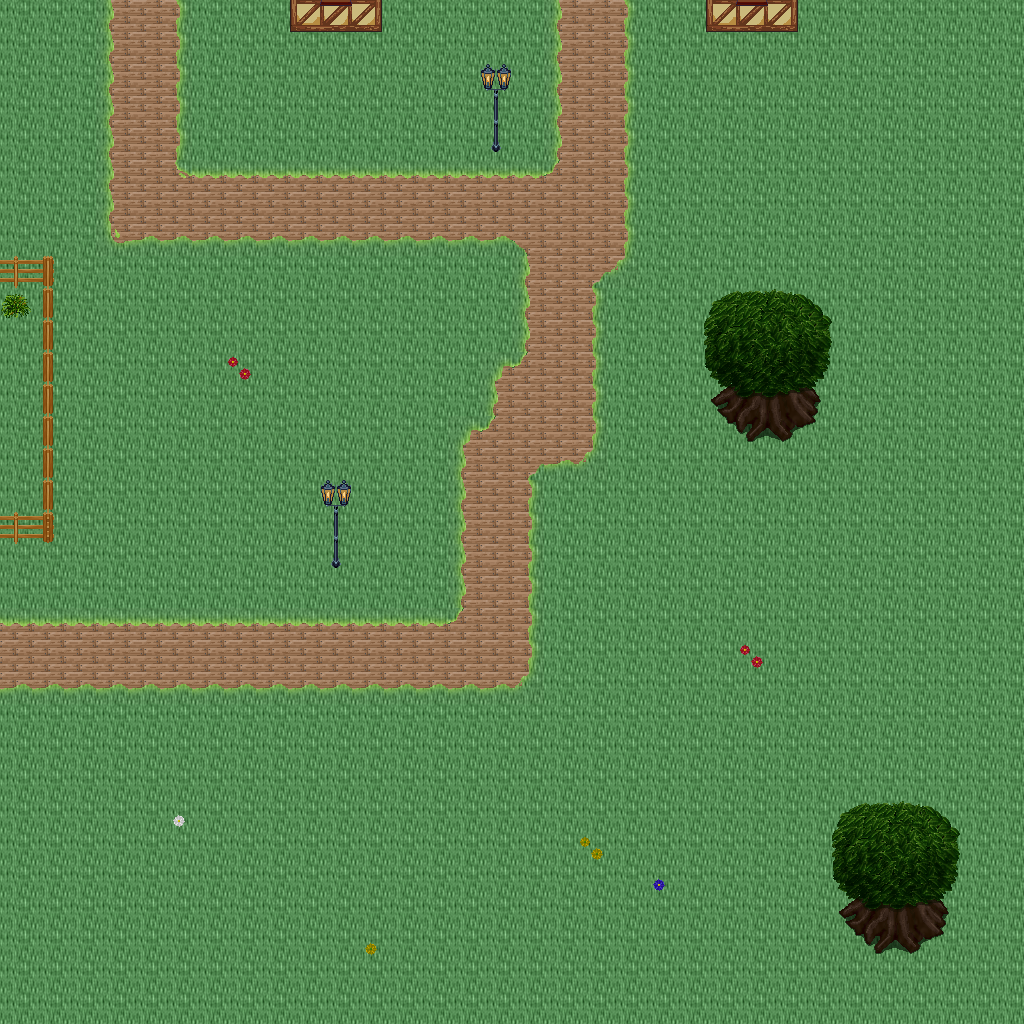

Below is a game level as drawn by its tile map, then a one-line description and the .tmx that defines it (tile-layer data replaced by summaries):
An orthogonal 32x32 tile map with 32x32 px tiles, 5 tile layers (Ground, Objects, Objects2, Above, ...), 1 hidden layer not drawn, 46 tilesets.

<map version="1.10" tiledversion="1.11.0" orientation="orthogonal" renderorder="right-down" width="32" height="32" tilewidth="32" tileheight="32" infinite="0" nextlayerid="11" nextobjectid="1">
 <tileset firstgid="1" name="logic_collision" tilewidth="32" tileheight="32" tilecount="1" columns="1">
  <image source="../drawable/logic_collision.png" width="32" height="32" />
 </tileset>
 <tileset firstgid="2" name="ground_ground" tilewidth="32" tileheight="32" tilecount="33" columns="3">
  <image source="../drawable/ground_ground.png" width="96" height="352" />
 </tileset>
 <tileset firstgid="35" name="building_castle" tilewidth="32" tileheight="32" tilecount="320" columns="20">
  <image source="../drawable/building_castle.png" width="640" height="512" />
 </tileset>
 <tileset firstgid="355" name="item_weapon_cannon" tilewidth="32" tileheight="32" tilecount="12" columns="3">
  <image source="../drawable/item_weapon_cannon.png" width="96" height="128" />
 </tileset>
 <tileset firstgid="367" name="item_pot_barrels_1" tilewidth="32" tileheight="32" tilecount="8" columns="4">
  <image source="../drawable/item_pot_barrels_1.png" width="128" height="64" />
 </tileset>
 <tileset firstgid="375" name="plant_tree_tree_darkgreen" tilewidth="32" tileheight="32" tilecount="88" columns="8">
  <image source="../drawable/plant_tree_tree_darkgreen.png" width="256" height="352" />
 </tileset>
 <tileset firstgid="463" name="building_decoration_chimney_big" tilewidth="32" tileheight="32" tilecount="2" columns="1">
  <image source="../drawable/building_decoration_chimney_big.png" width="32" height="64" />
 </tileset>
 <tileset firstgid="465" name="building_door_door" tilewidth="32" tileheight="32" tilecount="6" columns="3">
  <image source="../drawable/building_door_door.png" width="96" height="64" />
 </tileset>
 <tileset firstgid="471" name="building_door_closed" tilewidth="32" tileheight="32" tilecount="1" columns="1">
  <image source="../drawable/building_door_closed.png" width="32" height="32" />
 </tileset>
 <tileset firstgid="472" name="building_window_window_centered" tilewidth="32" tileheight="32" tilecount="1" columns="1">
  <image source="../drawable/building_window_window_centered.png" width="32" height="32" />
 </tileset>
 <tileset firstgid="473" name="plant_bush_bushes" tilewidth="32" tileheight="32" tilecount="10" columns="5">
  <image source="../drawable/plant_bush_bushes.png" width="160" height="64" />
 </tileset>
 <tileset firstgid="483" name="furniture_sink_pale_brown_stone" tilewidth="32" tileheight="32" tilecount="4" columns="2">
  <image source="../drawable/furniture_sink_pale_brown_stone.png" width="64" height="64" />
 </tileset>
 <tileset firstgid="487" name="logic_item_sheepfood" tilewidth="32" tileheight="32" tilecount="1" columns="1">
  <image source="../drawable/logic_item_sheepfood.png" width="32" height="32" />
 </tileset>
 <tileset firstgid="488" name="logic_creature_sheep" tilewidth="32" tileheight="32" tilecount="1" columns="1">
  <image source="../drawable/logic_creature_sheep.png" width="32" height="32" />
 </tileset>
 <tileset firstgid="489" name="ground_grass_edges" tilewidth="32" tileheight="32" tilecount="36" columns="12">
  <image source="../drawable/ground_grass_edges.png" width="384" height="96" />
 </tileset>
 <tileset firstgid="525" name="ground_grass_corners" tilewidth="32" tileheight="32" tilecount="24" columns="6">
  <image source="../drawable/ground_grass_corners.png" width="192" height="128" />
 </tileset>
 <tileset firstgid="549" name="building_decoration_chimney" tilewidth="32" tileheight="32" tilecount="2" columns="1">
  <image source="../drawable/building_decoration_chimney.png" width="32" height="64" />
 </tileset>
 <tileset firstgid="551" name="plant_tree_taller_trees" tilewidth="32" tileheight="32" tilecount="32" columns="8">
  <image source="../drawable/plant_tree_taller_trees.png" width="256" height="128" />
 </tileset>
 <tileset firstgid="583" name="plant_vine" tilewidth="32" tileheight="32" tilecount="3" columns="1">
  <image source="../drawable/plant_vine.png" width="32" height="96" />
 </tileset>
 <tileset firstgid="586" name="logic_item_fruits" tilewidth="32" tileheight="32" tilecount="16" columns="8">
  <image source="../drawable/logic_item_fruits.png" width="256" height="64" />
 </tileset>
 <tileset firstgid="602" name="logic_item_vegetable" tilewidth="32" tileheight="32" tilecount="16" columns="8">
  <image source="../drawable/logic_item_vegetable.png" width="256" height="64" />
 </tileset>
 <tileset firstgid="618" name="building_fence_fence_chunky" tilewidth="32" tileheight="32" tilecount="21" columns="3">
  <image source="../drawable/building_fence_fence_chunky.png" width="96" height="224" />
 </tileset>
 <tileset firstgid="639" name="furniture_light_lamp_blue" tilewidth="32" tileheight="32" tilecount="3" columns="1">
  <image source="../drawable/furniture_light_lamp_blue.png" width="32" height="96" />
 </tileset>
 <tileset firstgid="642" name="light_dim_light_7x5" tilewidth="32" tileheight="32" tilecount="35" columns="7">
  <image source="../drawable/light_dim_light_7x5.png" width="224" height="160" />
 </tileset>
 <tileset firstgid="677" name="logic_protection" tilewidth="32" tileheight="32" tilecount="2" columns="2">
  <image source="../drawable/logic_protection.png" width="64" height="32" />
 </tileset>
 <tileset firstgid="679" name="logic_item_resources" tilewidth="32" tileheight="32" tilecount="6" columns="6">
  <image source="../drawable/logic_item_resources.png" width="192" height="32" />
 </tileset>
 <tileset firstgid="685" name="logic_item_mushroom" tilewidth="32" tileheight="32" tilecount="6" columns="6">
  <image source="../drawable/logic_item_mushroom.png" width="192" height="32" />
 </tileset>
 <tileset firstgid="691" name="plant_flower_daisy_blue" tilewidth="32" tileheight="32" tilecount="8" columns="2">
  <image source="../drawable/plant_flower_daisy_blue.png" width="64" height="128" />
 </tileset>
 <tileset firstgid="699" name="plant_flower_daisy_red" tilewidth="32" tileheight="32" tilecount="8" columns="2">
  <image source="../drawable/plant_flower_daisy_red.png" width="64" height="128" />
 </tileset>
 <tileset firstgid="707" name="plant_flower_daisy_white" tilewidth="32" tileheight="32" tilecount="8" columns="2">
  <image source="../drawable/plant_flower_daisy_white.png" width="64" height="128" />
 </tileset>
 <tileset firstgid="715" name="plant_flower_daisy_yellow" tilewidth="32" tileheight="32" tilecount="8" columns="2">
  <image source="../drawable/plant_flower_daisy_yellow.png" width="64" height="128" />
 </tileset>
 <tileset firstgid="723" name="logic_creature_animal" tilewidth="32" tileheight="32" tilecount="32" columns="8">
  <image source="../drawable/logic_creature_animal.png" width="256" height="128" />
 </tileset>
 <tileset firstgid="755" name="logic_creature_rodent" tilewidth="32" tileheight="32" tilecount="8" columns="8">
  <image source="../drawable/logic_creature_rodent.png" width="256" height="32" />
 </tileset>
 <tileset firstgid="763" name="item_hen_nest" tilewidth="32" tileheight="32" tilecount="1" columns="1">
  <image source="../drawable/item_hen_nest.png" width="32" height="32" />
 </tileset>
 <tileset firstgid="764" name="logic_item_dairy" tilewidth="32" tileheight="32" tilecount="1" columns="1">
  <image source="../drawable/logic_item_dairy.png" width="32" height="32" />
 </tileset>
 <tileset firstgid="765" name="plant_flower_red_blue_clusters" tilewidth="32" tileheight="32" tilecount="4" columns="1">
  <image source="../drawable/plant_flower_red_blue_clusters.png" width="32" height="128" />
 </tileset>
 <tileset firstgid="769" name="plant_flower_pointed_yellow" tilewidth="32" tileheight="32" tilecount="2" columns="2">
  <image source="../drawable/plant_flower_pointed_yellow.png" width="64" height="32" />
 </tileset>
 <tileset firstgid="771" name="building_decoration_banner" tilewidth="32" tileheight="32" tilecount="12" columns="1">
  <image source="../drawable/building_decoration_banner.png" width="32" height="384" />
 </tileset>
 <tileset firstgid="783" name="logic_creature_fowl" tilewidth="32" tileheight="32" tilecount="6" columns="6">
  <image source="../drawable/logic_creature_fowl.png" width="192" height="32" />
 </tileset>
 <tileset firstgid="789" name="logic_portal" tilewidth="32" tileheight="32" tilecount="24" columns="8">
  <image source="../drawable/logic_portal.png" width="256" height="96" />
 </tileset>
 <tileset firstgid="813" name="building_cottage" tilewidth="32" tileheight="32" tilecount="256" columns="16">
  <image source="../drawable/building_cottage.png" width="512" height="512" />
 </tileset>
 <tileset firstgid="1069" name="building_roof_thatched_roof" tilewidth="32" tileheight="32" tilecount="256" columns="16">
  <image source="../drawable/building_roof_thatched_roof.png" width="512" height="512" />
 </tileset>
 <tileset firstgid="1325" name="building_door_doors" tilewidth="32" tileheight="32" tilecount="256" columns="16">
  <image source="../drawable/building_door_doors.png" width="512" height="512" />
 </tileset>
 <tileset firstgid="1581" name="building_window_windows" tilewidth="32" tileheight="32" tilecount="256" columns="16">
  <image source="../drawable/building_window_windows.png" width="512" height="512" />
 </tileset>
 <tileset firstgid="1837" name="ground_ground_3" tilewidth="32" tileheight="32" tilecount="5" columns="5">
  <image source="../drawable/ground_ground_3.png" width="160" height="32" />
 </tileset>
 <tileset firstgid="1842" name="plant_bush_leafy" tilewidth="32" tileheight="32" tilecount="48" columns="8">
  <image source="../drawable/plant_bush_leafy.png" width="256" height="192" />
 </tileset>
 <layer id="1" name="Ground" width="32" height="32">
  <data>[1024 cells, 1024 non-empty, 2 distinct tile ids]</data>
 </layer>
 <layer id="2" name="Objects" width="32" height="32">
  <data>[1024 cells, 155 non-empty, 33 distinct tile ids]</data>
 </layer>
 <layer id="3" name="Objects2" width="32" height="32">
  <data>[1024 cells, 4 non-empty, 3 distinct tile ids]</data>
 </layer>
 <layer id="4" name="Above" width="32" height="32">
  <data>[1024 cells, 28 non-empty, 14 distinct tile ids]</data>
 </layer>
 <layer id="5" name="Above2" width="32" height="32">
  <data>[1024 cells, 0 non-empty, 0 distinct tile ids]</data>
 </layer>
 <layer id="6" name="Walkable" width="32" height="32" visible="0">
  <data>[1024 cells, 31 non-empty, 1 distinct tile ids]</data>
 </layer>
 <objectgroup id="7" name="Mapevents" />
 <objectgroup id="8" name="Spawn" />
 <objectgroup id="9" name="Keys" />
 <objectgroup id="10" name="Replace" />
</map>
